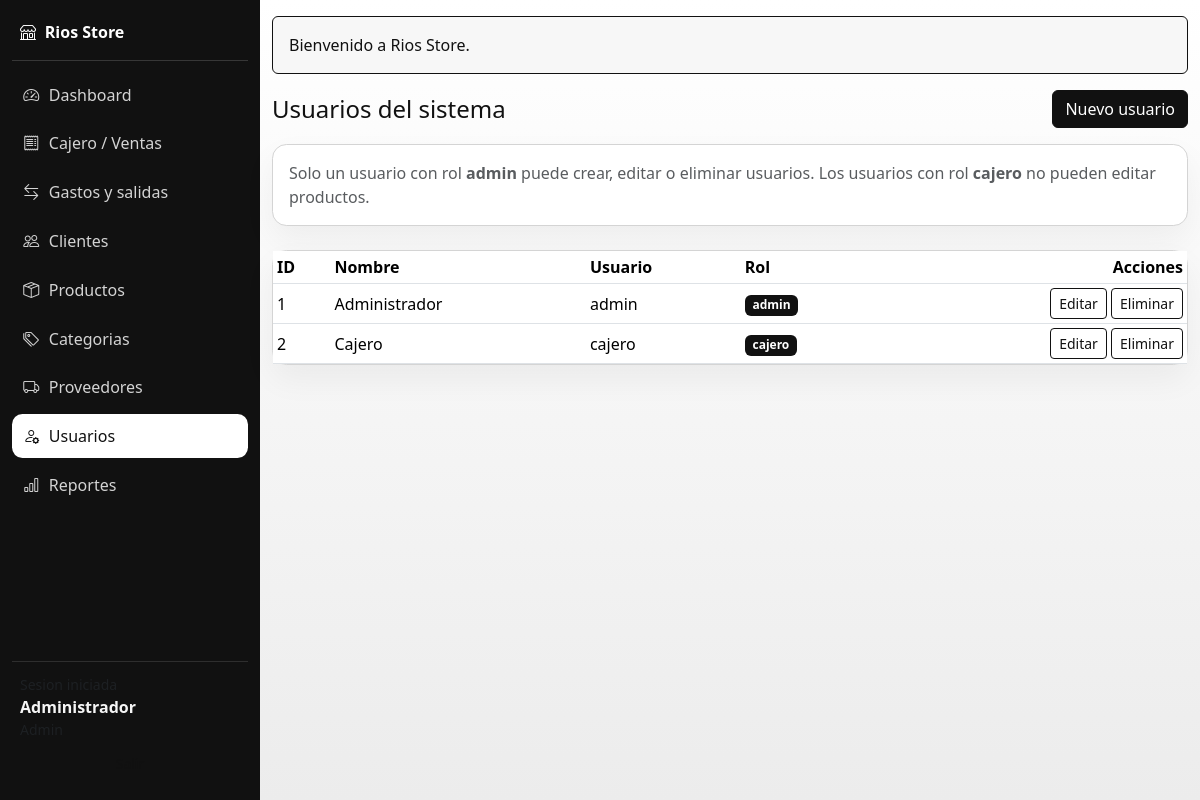
Screenshot of /app/usuarios/index.php (signed in) with the database file from the repository.
### tables this page shows
CREATE TABLE usuarios (
  id INT AUTO_INCREMENT PRIMARY KEY,
  nombre VARCHAR(100) NOT NULL,
  usuario VARCHAR(50) NOT NULL UNIQUE,
  password VARCHAR(255) NOT NULL,
  rol ENUM('admin', 'cajero') NOT NULL DEFAULT 'cajero'
);

### app/includes/helpers.php (called while the page is built, shortened)
<?php
function get_flash(): ?array
{
    $flash = $_SESSION['flash'];
    return $flash;
}
function e(string $value): string
{
    return htmlspecialchars($value, ENT_QUOTES, 'UTF-8');
}
function public_url(string $path): string
{
    $path = trim($path);
    return BASE_URL . $path;
}

### app/usuarios/index.php (the view, shortened to what this page needs)
<?php
require_once __DIR__ . '/../config/database.php';
require_once __DIR__ . '/../includes/helpers.php';
require_once __DIR__ . '/../includes/layout.php';
$pdo = getPDO();
$usuarios = $pdo->query('SELECT id, nombre, usuario, rol FROM usuarios ORDER BY id ASC')->fetchAll();
render_header('Usuarios');
?>
<div class="d-flex justify-content-between align-items-center mb-3">
    <h1 class="h4 mb-0">Usuarios del sistema</h1>
    <button type="button" class="btn btn-primary" onclick="openCreateUser()">Nuevo usuario</button>
</div>
<div class="card shadow-sm mb-4">
    <div class="card-body">
        <p class="text-muted mb-0">Solo un usuario con rol <strong>admin</strong> puede crear, editar o eliminar usuarios. Los usuarios con rol <strong>cajero</strong> no pueden editar productos.</p>
    </div>
</div>
<div class="card shadow-sm">
    <div class="card-body p-0">
        <div class="table-responsive">
            <table class="table table-sm align-middle mb-0">
                <thead>
                <tr>
                    <th>ID</th>
                    <th>Nombre</th>
                    <th>Usuario</th>
                    <th>Rol</th>
                    <th class="text-end">Acciones</th>
                </tr>
                </thead>
                <tbody>
                <?php foreach ($usuarios as $u): ?>
                    <tr>
                        <td><?php echo (int) $u['id']; ?></td>
                        <td><?php echo e($u['nombre']); ?></td>
                        <td><?php echo e($u['usuario']); ?></td>
                        <td>
                            <?php if (($u['rol'] ?? '') === 'admin'): ?>
                                <span class="badge text-bg-dark">admin</span>
                            <?php else: ?>
                                <span class="badge text-bg-secondary">cajero</span>
                            <?php endif; ?>
                        </td>
                        <td class="text-end">
                            <button type="button" class="btn btn-sm btn-outline-primary" onclick='openEditUser(<?php echo json_encode($u, JSON_UNESCAPED_UNICODE); ?>)'>Editar</button>
                            <form method="post" class="d-inline" onsubmit="return confirm('Eliminar usuario?');">
                                <button type="submit" class="btn btn-sm btn-outline-danger">Eliminar</button>
                            </form>
                        </td>
                    </tr>
                <?php endforeach; ?>
                </tbody>
            </table>
        </div>
    </div>
</div>
<?php render_footer();

### app/includes/layout.php (shortened to what this page needs)
<?php
require_once __DIR__ . '/helpers.php';
function render_header(string $title): void
{
    $user = $_SESSION['user'] ?? null;
    $flash = get_flash();
    $currentPath = parse_url($_SERVER['REQUEST_URI'] ?? '', PHP_URL_PATH) ?: '';
    $isActive = static function (string $needle) use ($currentPath): bool {
        return strpos($currentPath, $needle) !== false;
    };
    ?>
    <!doctype html>
    <html lang="es">
    <head>
        <link href="https://cdn.jsdelivr.net/npm/bootstrap@5.3.3/dist/css/bootstrap.min.css" rel="stylesheet">
        <link href="https://cdn.jsdelivr.net/npm/bootstrap-icons@1.11.3/font/bootstrap-icons.css" rel="stylesheet">
        <link href="<?php echo public_url('/app/assets/css/styles.css'); ?>" rel="stylesheet">
    </head>
    <body>
    <?php if ($user): ?>
        <div class="app-shell">
            <aside class="app-sidebar" id="appSidebar">
                <div class="sidebar-brand">
                    <a href="<?php echo BASE_URL; ?>/app/dashboard.php" class="brand-link">
                        <i class="bi bi-shop"></i>
                        <span><?php echo e(APP_NAME); ?></span>
                    </a>
                </div>
                <nav class="sidebar-nav">
                    <a class="sidebar-link <?php echo $isActive('/app/dashboard') && !$isActive('/app/dashboard/reportes.php') ? 'active' : ''; ?>" href="<?php echo BASE_URL; ?>/app/dashboard.php">
                        <i class="bi bi-speedometer2"></i><span>Dashboard</span>
                    </a>
                    <a class="sidebar-link <?php echo $isActive('/app/ventas') ? 'active' : ''; ?>" href="<?php echo BASE_URL; ?>/app/ventas/index.php">
                        <i class="bi bi-receipt"></i><span>Cajero / Ventas</span>
                    </a>
                    <a class="sidebar-link <?php echo $isActive('/app/movimientos') ? 'active' : ''; ?>" href="<?php echo BASE_URL; ?>/app/movimientos/index.php">
                        <i class="bi bi-arrow-left-right"></i><span>Gastos y salidas</span>
                    </a>
                    <a class="sidebar-link <?php echo $isActive('/app/clientes') ? 'active' : ''; ?>" href="<?php echo BASE_URL; ?>/app/clientes/index.php">
                        <i class="bi bi-people"></i><span>Clientes</span>
                    </a>
                    <a class="sidebar-link <?php echo $isActive('/app/productos') ? 'active' : ''; ?>" href="<?php echo BASE_URL; ?>/app/productos/index.php">
                        <i class="bi bi-box-seam"></i><span>Productos</span>
                    </a>
                    <a class="sidebar-link <?php echo $isActive('/app/categorias') ? 'active' : ''; ?>" href="<?php echo BASE_URL; ?>/app/categorias/index.php">
                        <i class="bi bi-tags"></i><span>Categorias</span>
                    </a>
                    <?php if (($user['rol'] ?? '') === 'admin'): ?>
                    <a class="sidebar-link <?php echo $isActive('/app/proveedores') ? 'active' : ''; ?>" href="<?php echo BASE_URL; ?>/app/proveedores/index.php">
                        <i class="bi bi-truck"></i><span>Proveedores</span>
                    </a>
                    <?php endif; ?>
                    <?php if (($user['rol'] ?? '') === 'admin'): ?>
                    <a class="sidebar-link <?php echo $isActive('/app/usuarios') ? 'active' : ''; ?>" href="<?php echo BASE_URL; ?>/app/usuarios/index.php">
                        <i class="bi bi-person-gear"></i><span>Usuarios</span>
                    </a>
                    <?php endif; ?>
                    <a class="sidebar-link <?php echo $isActive('/app/dashboard/reportes.php') ? 'active' : ''; ?>" href="<?php echo BASE_URL; ?>/app/dashboard/reportes.php">
                        <i class="bi bi-bar-chart"></i><span>Reportes</span>
                    </a>
                </nav>
                <div class="sidebar-user">
                    <div class="small text-muted">Sesion iniciada</div>
                    <div class="fw-semibold"><?php echo e($user['nombre']); ?></div>
                    <div class="small text-muted text-capitalize mb-2"><?php echo e($user['rol']); ?></div>
                    <a class="btn btn-outline-secondary btn-sm w-100" href="<?php echo BASE_URL; ?>/app/auth/logout.php">Salir</a>
                </div>
            </aside>
            <div class="app-content">
                <main class="container-fluid app-main pb-4">
    <?php else: ?>
        <main class="container pb-5 pt-4">
    <?php endif; ?>
        <?php if ($flash): ?>
            <div class="alert alert-<?php echo $flash['type'] === 'error' ? 'danger' : 'success'; ?>" role="alert">
                <?php echo e($flash['message']); ?>
            </div>
        <?php endif; ?>
    <?php
}
function render_footer(): void
{
    $user = $_SESSION['user'] ?? null;
    ?>
    </main>
    <?php if ($user): ?>
            </div>
        </div>
    <?php endif; ?>
    </body>
    </html>
    <?php
}

### app/assets/css/styles.css (style rules this page uses)
:root { --bs-primary: #111111; --bs-primary-rgb: 17, 17, 17; --bs-secondary: #5f5f5f; --bs-secondary-rgb: 95, 95, 95; --bs-success: #111111; --bs-success-rgb: 17, 17, 17; --bs-danger: #262626; --bs-danger-rgb: 38, 38, 38; --bs-info: #404040; --bs-info-rgb: 64, 64, 64; }
body { background: linear-gradient(180deg, #ffffff 0%, #ececec 100%); color: #111111; }
.app-shell { display: flex; min-height: 100vh; }
.app-sidebar { width: 260px; background: #111111; color: #f5f5f5; display: flex; flex-direction: column; padding: 1rem 0.75rem; position: sticky; top: 0; height: 100vh; }
.sidebar-brand { padding: 0.25rem 0.5rem 1rem; border-bottom: 1px solid rgba(255, 255, 255, 0.16); margin-bottom: 0.75rem; }
.brand-link { color: #ffffff; text-decoration: none; font-weight: 700; display: flex; align-items: center; gap: 0.55rem; }
.sidebar-nav { display: flex; flex-direction: column; gap: 0.35rem; }
.sidebar-link { color: #d4d4d4; text-decoration: none; padding: 0.6rem 0.7rem; border-radius: 0.65rem; display: flex; align-items: center; gap: 0.6rem; transition: background-color 0.2s ease, color 0.2s ease; }
.sidebar-link:hover, .sidebar-link.active { background: #ffffff; color: #111111; }
.sidebar-user { margin-top: auto; border-top: 1px solid rgba(255, 255, 255, 0.12); padding: 0.75rem 0.5rem 0.3rem; }
.app-content { flex: 1; min-width: 0; }
.app-main { padding-top: 1rem; }
.card { border: 1px solid #d4d4d4; border-radius: 0.9rem; box-shadow: 0 14px 32px rgba(0, 0, 0, 0.05) !important; }
.btn-primary, .btn-success, .btn-dark { background: #111111; border-color: #111111; color: #ffffff; }
.btn-outline-primary, .btn-outline-secondary, .btn-outline-danger { color: #111111; border-color: #111111; }
.badge.text-bg-success, .badge.text-bg-danger, .badge.text-bg-primary, .badge.text-bg-secondary, .badge.text-bg-dark { background: #111111 !important; color: #ffffff !important; }
.alert-success, .alert-danger { border-color: #111111; background: #f7f7f7; color: #111111; }
table td, table th { vertical-align: middle; }
.table-responsive { -webkit-overflow-scrolling: touch; }

### rows the page displays
usuarios: nombre "Administrador", id "1", usuario "admin", rol "admin"
usuarios: id "2", nombre "Cajero", usuario "cajero", rol "cajero"

### other values shown
APP_NAME "Rios Store"
$flash['message'] "Bienvenido a Rios Store."
